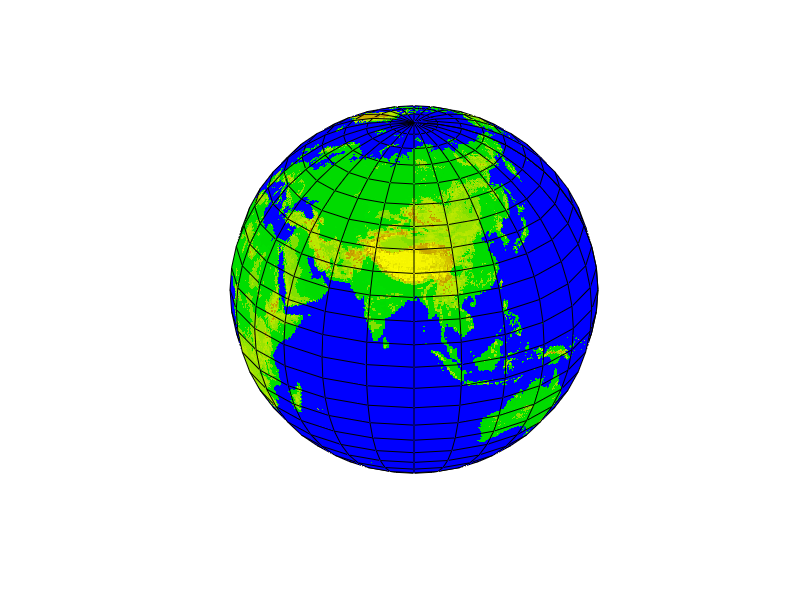

The MATLAB source for this figure:
%
%   PLOTWRLD.M
%
%   This routine loads the world geographic data and
%   sets up the color map for imaging the globe
%
%   The world topographic data (GTOPO30) was made available
%   courtesy of the U.S. Geological Survey, EROS
%   Data Center, Sioux Falls, South Dakota
%
%	M. & S. Braasch 6-98
%	Copyright (c) 1998 by GPSoft LLC
%	All Rights Reserved.
%
clf
close
load wrldmatr

wrldcmap = ...
   [0 0 1;
    0 .86 0;
    0 .87 0;
   .5 .88 0;
   .6 .89 0;
   .70 .90 0;
   .72 .91 0;
   .74 .92 0;
   .76 .6 0;
   .78 .65 0;
   .8 .7 0;
   .82 .75 0;
   .84 .8 0;
   .85 .85 0;
   .9 .9 0;
   .96 .96 0;
   .97 .97 0;
   .98 .98 0;
   .99 .99 0;
   1 1 0];

[x,y,z]=sphere(24);
h=surface(x,y,z,'FaceColor','texture','CData',wrldmatr);
view(0,25)
colormap(wrldcmap)
set(gca,'DataAspectRatio',[1 1 1],'PlotBoxAspectRatio',[1 1 1], ...
	'NextPlot','add', ...
   'Visible','off');

